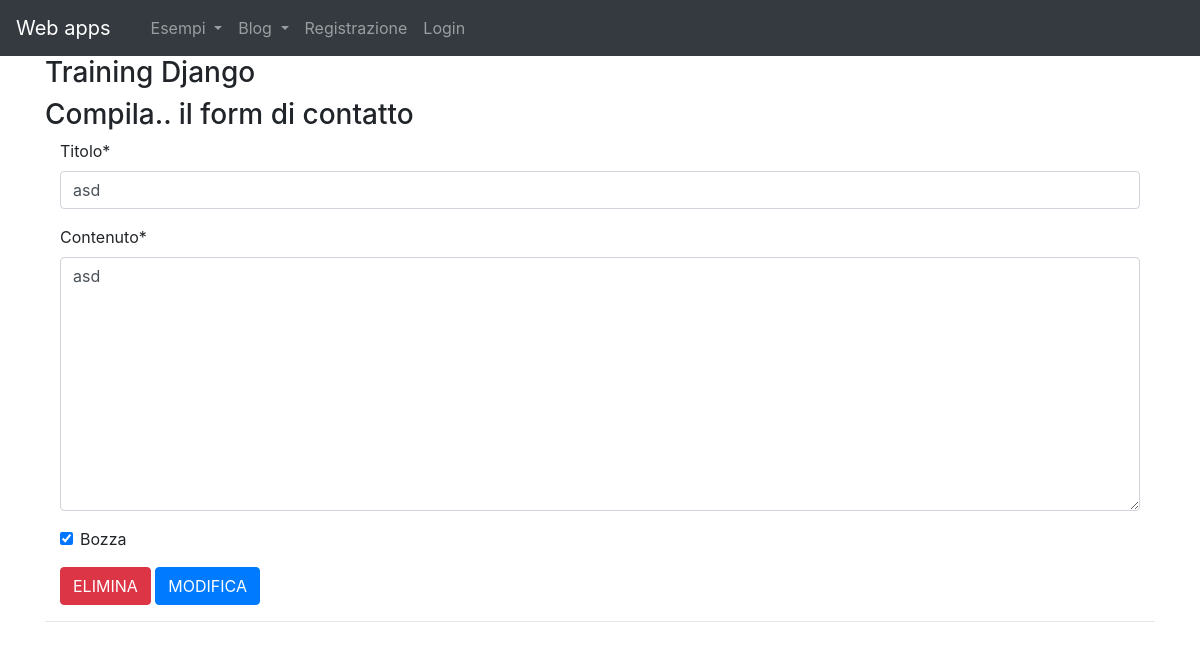
/blog/modifica-post/1, run on the app's committed database.
### blog/models.py (models this page shows, shortened)
class BlogPostModel(models.Model):
    titolo = models.CharField(max_length=100)
    contenuto = models.TextField()
    bozza = models.BooleanField()
    autore = models.ForeignKey(User, on_delete=models.CASCADE, related_name="post", default=1)

### blog/views.py (the view)
# urls.py: path('modifica-post/<int:pk>', modificaPostView, name='modifica_post'),
def modificaPostView(request, pk=None):
    obj = get_object_or_404(BlogPostModel, pk=pk) #carico il post in base alla chiave primaria pk
    form = BlogPostModelForm(request.POST or None, instance=obj)  #passo l'oggetto post al form
    if request.method == 'POST':
        if form.is_valid():
           form.save()
           return redirect('/blog/lista-post')
    context = {"form": form,"pk":pk} #creo i parametri
    return render(request, 'blog/modifica_post.html', context)

### blog/forms.py
class BlogPostModelForm(forms.ModelForm):
    class Meta:
        model = BlogPostModel
        fields = ["titolo","contenuto", 'bozza']

### templates/blog/modifica_post.html (shortened to what this page needs)
{% extends 'base.html'%}
{% load crispy_forms_tags %}
{%block contenuti%}
    <h3>Compila.. il form di contatto</h3>
  <div class="container">
     <form action="" method="post" class="bootstrap4">
            {{ form|crispy }}
        <a href='/blog/elimina-post/{{ pk }}'>
            <input type="button" class="btn btn-danger" value="ELIMINA">
        </a>
        <input type="submit" class="btn btn-primary" value="MODIFICA">
    </form>
    </div>
<hr>
{%endblock contenuti%}

### data on the page
BlogPostModel: titolo "asd", contenuto "asd", bozza "☑"
